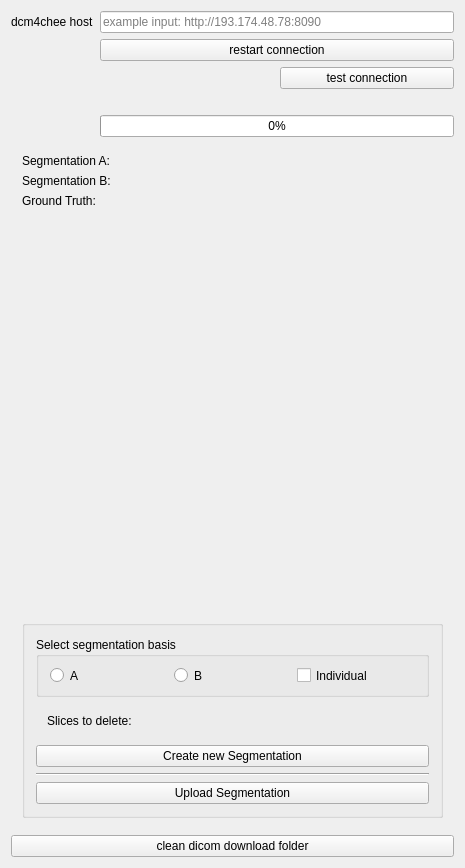
<?xml version="1.0" encoding="UTF-8"?>
<ui version="4.0">
 <class>DicomWebViewControls</class>
 <widget class="QWidget" name="DicomWebViewControls">
  <property name="geometry">
   <rect>
    <x>0</x>
    <y>0</y>
    <width>465</width>
    <height>868</height>
   </rect>
  </property>
  <property name="minimumSize">
   <size>
    <width>0</width>
    <height>0</height>
   </size>
  </property>
  <property name="windowTitle">
   <string>QmitkTemplate</string>
  </property>
  <layout class="QVBoxLayout" name="verticalLayout">
   <item>
    <layout class="QFormLayout" name="formLayout">
     <item row="0" column="0">
      <widget class="QLabel" name="dcm4cheeHostLabel">
       <property name="text">
        <string>dcm4chee host</string>
       </property>
      </widget>
     </item>
     <item row="0" column="1">
      <widget class="QLineEdit" name="dcm4cheeHostValue">
       <property name="placeholderText">
        <string>example input: http://193.174.48.78:8090</string>
       </property>
      </widget>
     </item>
     <item row="6" column="1">
      <widget class="QProgressBar" name="progressBar">
       <property name="value">
        <number>0</number>
       </property>
       <property name="alignment">
        <set>Qt::AlignCenter</set>
       </property>
       <property name="textVisible">
        <bool>true</bool>
       </property>
      </widget>
     </item>
     <item row="3" column="1">
      <layout class="QHBoxLayout" name="horizontalLayout_2">
       <item>
        <widget class="QPushButton" name="restartConnection">
         <property name="text">
          <string>restart connection</string>
         </property>
        </widget>
       </item>
      </layout>
     </item>
     <item row="5" column="1">
      <widget class="QLabel" name="connectionStatus">
       <property name="text">
        <string/>
       </property>
      </widget>
     </item>
     <item row="4" column="1">
      <layout class="QHBoxLayout" name="horizontalLayout_3">
       <item>
        <widget class="QLabel" name="dcm4cheeURL">
         <property name="text">
          <string/>
         </property>
         <property name="alignment">
          <set>Qt::AlignCenter</set>
         </property>
        </widget>
       </item>
       <item>
        <widget class="QPushButton" name="testConnection">
         <property name="text">
          <string>test connection</string>
         </property>
        </widget>
       </item>
      </layout>
     </item>
    </layout>
   </item>
   <item>
    <widget class="QWidget" name="verticalWidget" native="true">
     <layout class="QVBoxLayout" name="verticalLayout_3">
      <item>
       <layout class="QFormLayout" name="formLayout_2">
        <item row="1" column="0">
         <widget class="QLabel" name="labelSegB">
          <property name="text">
           <string>Segmentation B:</string>
          </property>
         </widget>
        </item>
        <item row="2" column="1">
         <widget class="QLabel" name="labelGroundTruthValue">
          <property name="text">
           <string/>
          </property>
         </widget>
        </item>
        <item row="0" column="0">
         <widget class="QLabel" name="labelSegA">
          <property name="text">
           <string>Segmentation A:</string>
          </property>
         </widget>
        </item>
        <item row="0" column="1">
         <widget class="QLabel" name="labelSegAValue">
          <property name="text">
           <string/>
          </property>
         </widget>
        </item>
        <item row="2" column="0">
         <widget class="QLabel" name="labelGroundTruth">
          <property name="text">
           <string>Ground Truth:</string>
          </property>
         </widget>
        </item>
        <item row="1" column="1">
         <widget class="QLabel" name="labelSegBValue">
          <property name="text">
           <string/>
          </property>
         </widget>
        </item>
       </layout>
      </item>
      <item>
       <widget class="QmitkChartWidget" name="chartWidget" native="true">
        <property name="minimumSize">
         <size>
          <width>0</width>
          <height>400</height>
         </size>
        </property>
        <property name="maximumSize">
         <size>
          <width>16777215</width>
          <height>400</height>
         </size>
        </property>
       </widget>
      </item>
      <item>
       <widget class="QGroupBox" name="verticalGroupBox">
        <property name="flat">
         <bool>false</bool>
        </property>
        <layout class="QVBoxLayout" name="verticalLayout_2">
         <item>
          <widget class="QGroupBox" name="groupBox">
           <property name="sizePolicy">
            <sizepolicy hsizetype="Preferred" vsizetype="Minimum">
             <horstretch>0</horstretch>
             <verstretch>0</verstretch>
            </sizepolicy>
           </property>
           <property name="minimumSize">
            <size>
             <width>0</width>
             <height>60</height>
            </size>
           </property>
           <property name="title">
            <string>Select segmentation basis</string>
           </property>
           <property name="flat">
            <bool>true</bool>
           </property>
           <layout class="QHBoxLayout" name="horizontalLayout">
            <property name="sizeConstraint">
             <enum>QLayout::SetDefaultConstraint</enum>
            </property>
            <item>
             <widget class="QRadioButton" name="radioA">
              <property name="text">
               <string>A</string>
              </property>
             </widget>
            </item>
            <item>
             <widget class="QRadioButton" name="radioB">
              <property name="text">
               <string>B</string>
              </property>
             </widget>
            </item>
            <item>
             <widget class="QCheckBox" name="checkIndiv">
              <property name="text">
               <string>Individual</string>
              </property>
             </widget>
            </item>
           </layout>
          </widget>
         </item>
         <item>
          <widget class="QWidget" name="individualWidget_2" native="true">
           <property name="sizePolicy">
            <sizepolicy hsizetype="MinimumExpanding" vsizetype="MinimumExpanding">
             <horstretch>0</horstretch>
             <verstretch>0</verstretch>
            </sizepolicy>
           </property>
           <layout class="QHBoxLayout" name="individualWidget">
            <item>
             <widget class="QLabel" name="slicesToDeleteLabel">
              <property name="text">
               <string>Slices to delete:</string>
              </property>
             </widget>
            </item>
            <item>
             <widget class="QLabel" name="thresholdValue">
              <property name="text">
               <string/>
              </property>
             </widget>
            </item>
            <item>
             <widget class="ctkSliderWidget" name="sliderWidget" native="true"/>
            </item>
           </layout>
          </widget>
         </item>
         <item>
          <widget class="QPushButton" name="buttonNewSeg">
           <property name="text">
            <string>Create new Segmentation</string>
           </property>
          </widget>
         </item>
         <item>
          <widget class="Line" name="line">
           <property name="orientation">
            <enum>Qt::Horizontal</enum>
           </property>
          </widget>
         </item>
         <item>
          <widget class="QPushButton" name="buttonUpload">
           <property name="toolTip">
            <string>Do image processing</string>
           </property>
           <property name="text">
            <string>Upload Segmentation</string>
           </property>
          </widget>
         </item>
        </layout>
       </widget>
      </item>
     </layout>
    </widget>
   </item>
   <item>
    <spacer name="spacer1">
     <property name="orientation">
      <enum>Qt::Vertical</enum>
     </property>
     <property name="sizeType">
      <enum>QSizePolicy::Expanding</enum>
     </property>
     <property name="sizeHint" stdset="0">
      <size>
       <width>20</width>
       <height>220</height>
      </size>
     </property>
    </spacer>
   </item>
   <item>
    <widget class="QPushButton" name="cleanDicomBtn">
     <property name="text">
      <string>clean dicom download folder</string>
     </property>
    </widget>
   </item>
  </layout>
 </widget>
 <layoutdefault spacing="6" margin="11"/>
 <customwidgets>
  <customwidget>
   <class>QmitkChartWidget</class>
   <extends>QWidget</extends>
   <header location="global">QmitkChartWidget.h</header>
   <container>1</container>
  </customwidget>
  <customwidget>
   <class>ctkSliderWidget</class>
   <extends>QWidget</extends>
   <header location="global">ctkSliderWidget.h</header>
   <container>1</container>
  </customwidget>
 </customwidgets>
 <resources/>
 <connections/>
</ui>
